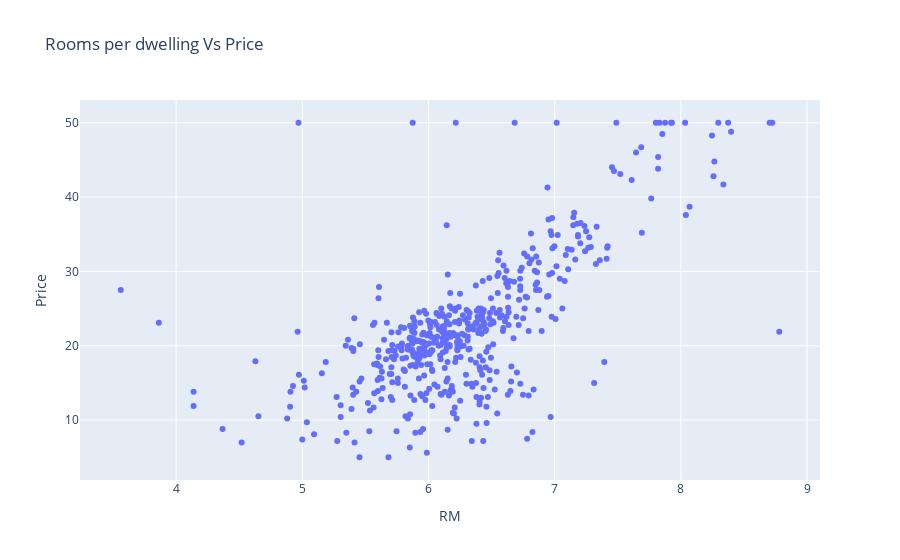

The code cell stored with this chart in its notebook:
### Markdown cell above
<span style="color:yellow">**Scatter Plot for Rooms per dwelling**</span>

### Code cell
fig = px.scatter(dataset,x='RM',y='Price',title="Rooms per dwelling Vs Price")
fig.show()

### Figure 1 — Plotly figure (JSON) as saved in the notebook; plotly's stock layout.template omitted (floating-point values rounded to 4 significant figures; data arrays with more than 128 entries replaced by an {"elided": "..."} marker saying what was removed)
{"data": [{"hovertemplate": "RM=%{x}<br>Price=%{y}<extra></extra>", "legendgroup": "", "marker": {"color": "#636efa", "symbol": "circle"}, "mode": "markers", "name": "", "orientation": "v", "showlegend": false, "type": "scatter", "x": {"elided": "506 float values"}, "xaxis": "x", "y": {"elided": "506 float values"}, "yaxis": "y"}], "layout": {"legend": {"tracegroupgap": 0}, "title": {"text": "Rooms per dwelling Vs Price"}, "xaxis": {"anchor": "y", "domain": [0, 1], "title": {"text": "RM"}}, "yaxis": {"anchor": "x", "domain": [0, 1], "title": {"text": "Price"}}}}
